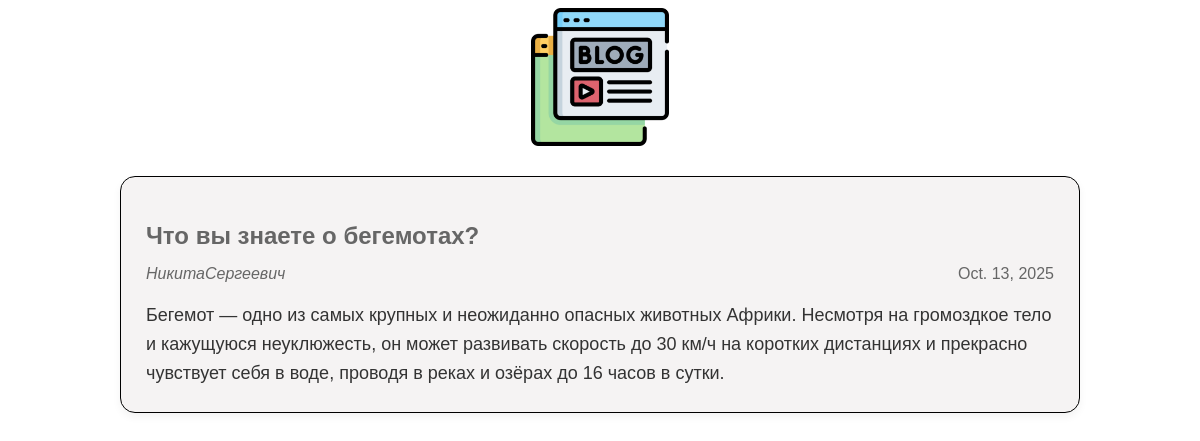
/article/new2/, run on the app's committed database.
### articles/models.py (models this page shows, shortened)
class Article(models.Model):
    title = models.CharField(max_length=200)
    author = models.ForeignKey(User, on_delete=models.CASCADE)
    text = models.TextField()
    created_date = models.DateField(auto_now_add=True)

### articles/views.py (the view)
# urls.py: path('<int:article_id>/', views.get_article, name='get_article'),
def get_article(request, article_id):
    try:
        post = Article.objects.get(id=article_id)
        return render(request, 'article.html', {"post": post})
    except Article.DoesNotExist:
        raise Http404

### articles/templates/article.html (shortened to what this page needs)
<!DOCTYPE html>
<html>
<head>
</head>
<link rel="stylesheet" href="/static/index.css">
<body>
    <div class="header">
        <a href="http://127.0.0.1:8000">
            <img src="/static/img/logo.png"/>
        </a>
    </div>
    <div class="article">
        <div class="one-post">
            <h2 class="post-title">{{ post.title }}</h2>
            <div class="article-info">
                <div class="article-author">{{ post.author.username }}</div>
                <div class="article-created-date">{{ post.created_date }}</div>
            </div>
            <p class="article-text">{{ post.text }}</p>
        </div>
    </div>
</body>
</html>

### static/index.css (style rules this page uses)
body { background: #ffffff; font-family: Tahoma, Arial, sans-serif; color: #666; font-style: none; }
p, h4 { font-size: 20px; margin-bottom: 0; font-style: none; }
.header img { display: block; width: 138px; margin-left: auto; margin-right: auto; }
.article { width: 960px; margin-left: auto; margin-right: auto; }
.article-author { width: 50%; float: left; font-style: italic; }
.article-author { width: 50%; float: left; }
.article-created-date { text-align: right; }
.one-post { background-color: rgb(245, 243, 243); border: 1px solid #000000; border-radius: 15px; padding: 25px; margin-bottom: 30px; margin-top: 30px; box-shadow: 0 4px 8px rgba(0, 0, 0, 0.05); transition: box-shadow 0.3s ease; font-style: none; }
.one-post h2.post-title { margin-bottom: 15px; font-style: none; }
.article-info { display: flex; justify-content: space-between; align-items: center; margin-bottom: 15px; font-size: 16px; color: #666; }
.article-text { font-size: 18px; line-height: 1.6; color: #333; font-style: none; }
a { text-decoration: none; }

### data on the page
Article: title "Что вы знаете о бегемотах?", author.username "НикитаСергеевич", created_date "Oct. 13, 2025", text "Бегемот — одно из самых крупных и неожиданно опасных животных Африки. Несмотря на громоздкое тело и кажущуюся неуклюжесть, он может развивать скорость до 30 км/ч на коротких дистанциях и прекрасно чувствует себя в воде, проводя в реках и озёрах до 16 часов в сутки."
